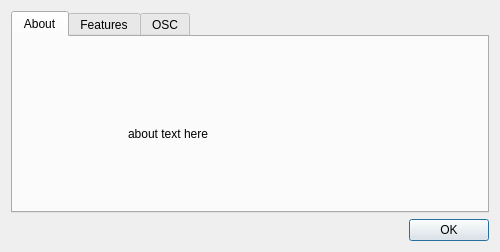
<?xml version="1.0" encoding="UTF-8"?>
<ui version="4.0">
 <class>CarlaAboutW</class>
 <widget class="QDialog" name="CarlaAboutW">
  <property name="geometry">
   <rect>
    <x>0</x>
    <y>0</y>
    <width>482</width>
    <height>252</height>
   </rect>
  </property>
  <property name="windowTitle">
   <string>About Carla</string>
  </property>
  <layout class="QVBoxLayout" name="verticalLayout">
   <item>
    <widget class="QTabWidget" name="tabWidget">
     <property name="currentIndex">
      <number>0</number>
     </property>
     <widget class="QWidget" name="about">
      <attribute name="title">
       <string>About</string>
      </attribute>
      <layout class="QGridLayout" name="gridLayout_3">
       <item row="2" column="0">
        <spacer name="horizontalSpacer">
         <property name="orientation">
          <enum>Qt::Horizontal</enum>
         </property>
         <property name="sizeType">
          <enum>QSizePolicy::Fixed</enum>
         </property>
         <property name="sizeHint" stdset="0">
          <size>
           <width>100</width>
           <height>20</height>
          </size>
         </property>
        </spacer>
       </item>
       <item row="2" column="1">
        <widget class="QLabel" name="l_about">
         <property name="text">
          <string>about text here</string>
         </property>
        </widget>
       </item>
       <item row="4" column="0" colspan="2">
        <spacer name="verticalSpacer">
         <property name="orientation">
          <enum>Qt::Vertical</enum>
         </property>
         <property name="sizeHint" stdset="0">
          <size>
           <width>20</width>
           <height>40</height>
          </size>
         </property>
        </spacer>
       </item>
       <item row="1" column="0" colspan="2">
        <widget class="QLabel" name="label_8">
         <property name="text">
          <string/>
         </property>
         <property name="pixmap">
          <pixmap resource="../icons/icons.qrc">:/bitmaps/carla_about.png</pixmap>
         </property>
         <property name="alignment">
          <set>Qt::AlignCenter</set>
         </property>
        </widget>
       </item>
       <item row="0" column="0" colspan="2">
        <spacer name="verticalSpacer_4">
         <property name="orientation">
          <enum>Qt::Vertical</enum>
         </property>
         <property name="sizeHint" stdset="0">
          <size>
           <width>20</width>
           <height>40</height>
          </size>
         </property>
        </spacer>
       </item>
      </layout>
     </widget>
     <widget class="QWidget" name="features">
      <attribute name="title">
       <string>Features</string>
      </attribute>
      <layout class="QGridLayout" name="gridLayout">
       <item row="0" column="0">
        <widget class="QLabel" name="label_3">
         <property name="text">
          <string>LADSPA:</string>
         </property>
         <property name="alignment">
          <set>Qt::AlignRight|Qt::AlignTop|Qt::AlignTrailing</set>
         </property>
        </widget>
       </item>
       <item row="0" column="1">
        <widget class="QLabel" name="l_ladspa">
         <property name="text">
          <string>TextLabel</string>
         </property>
         <property name="alignment">
          <set>Qt::AlignLeading|Qt::AlignLeft|Qt::AlignTop</set>
         </property>
        </widget>
       </item>
       <item row="2" column="0">
        <widget class="QLabel" name="label_4">
         <property name="text">
          <string>DSSI:</string>
         </property>
         <property name="alignment">
          <set>Qt::AlignRight|Qt::AlignTop|Qt::AlignTrailing</set>
         </property>
        </widget>
       </item>
       <item row="2" column="1">
        <widget class="QLabel" name="l_dssi">
         <property name="text">
          <string>TextLabel</string>
         </property>
         <property name="alignment">
          <set>Qt::AlignLeading|Qt::AlignLeft|Qt::AlignTop</set>
         </property>
        </widget>
       </item>
       <item row="4" column="0">
        <widget class="QLabel" name="label_5">
         <property name="text">
          <string>LV2:</string>
         </property>
         <property name="alignment">
          <set>Qt::AlignRight|Qt::AlignTop|Qt::AlignTrailing</set>
         </property>
        </widget>
       </item>
       <item row="4" column="1">
        <widget class="QLabel" name="l_lv2">
         <property name="text">
          <string>TextLabel</string>
         </property>
         <property name="alignment">
          <set>Qt::AlignLeading|Qt::AlignLeft|Qt::AlignTop</set>
         </property>
        </widget>
       </item>
       <item row="6" column="0">
        <widget class="QLabel" name="label_6">
         <property name="text">
          <string>VST:</string>
         </property>
         <property name="alignment">
          <set>Qt::AlignRight|Qt::AlignTop|Qt::AlignTrailing</set>
         </property>
        </widget>
       </item>
       <item row="6" column="1">
        <widget class="QLabel" name="l_vst">
         <property name="text">
          <string>TextLabel</string>
         </property>
         <property name="alignment">
          <set>Qt::AlignLeading|Qt::AlignLeft|Qt::AlignTop</set>
         </property>
        </widget>
       </item>
       <item row="1" column="0" colspan="2">
        <widget class="Line" name="line">
         <property name="orientation">
          <enum>Qt::Horizontal</enum>
         </property>
        </widget>
       </item>
       <item row="5" column="0" colspan="2">
        <widget class="Line" name="line_2">
         <property name="orientation">
          <enum>Qt::Horizontal</enum>
         </property>
        </widget>
       </item>
       <item row="3" column="0" colspan="2">
        <widget class="Line" name="line_3">
         <property name="orientation">
          <enum>Qt::Horizontal</enum>
         </property>
        </widget>
       </item>
       <item row="7" column="0" colspan="2">
        <spacer name="verticalSpacer_3">
         <property name="orientation">
          <enum>Qt::Vertical</enum>
         </property>
         <property name="sizeHint" stdset="0">
          <size>
           <width>20</width>
           <height>40</height>
          </size>
         </property>
        </spacer>
       </item>
      </layout>
     </widget>
     <widget class="QWidget" name="osc">
      <attribute name="title">
       <string>OSC</string>
      </attribute>
      <layout class="QGridLayout" name="gridLayout_2">
       <item row="0" column="0">
        <widget class="QLabel" name="label_2">
         <property name="text">
          <string>Host URL:</string>
         </property>
         <property name="alignment">
          <set>Qt::AlignRight|Qt::AlignTrailing|Qt::AlignVCenter</set>
         </property>
        </widget>
       </item>
       <item row="0" column="1">
        <widget class="QLineEdit" name="le_osc_url">
         <property name="readOnly">
          <bool>true</bool>
         </property>
        </widget>
       </item>
       <item row="1" column="0">
        <widget class="QLabel" name="label_7">
         <property name="text">
          <string>Valid commands:</string>
         </property>
         <property name="alignment">
          <set>Qt::AlignRight|Qt::AlignTop|Qt::AlignTrailing</set>
         </property>
        </widget>
       </item>
       <item row="1" column="1">
        <widget class="QLabel" name="l_osc_cmds">
         <property name="font">
          <font>
           <family>DejaVu Sans Mono</family>
          </font>
         </property>
         <property name="text">
          <string>valid osc commands here</string>
         </property>
         <property name="alignment">
          <set>Qt::AlignLeading|Qt::AlignLeft|Qt::AlignTop</set>
         </property>
        </widget>
       </item>
       <item row="2" column="0">
        <widget class="QLabel" name="label">
         <property name="text">
          <string>Example:</string>
         </property>
         <property name="alignment">
          <set>Qt::AlignRight|Qt::AlignTrailing|Qt::AlignVCenter</set>
         </property>
        </widget>
       </item>
       <item row="2" column="1">
        <widget class="QLabel" name="l_example">
         <property name="font">
          <font>
           <family>DejaVu Sans Mono</family>
          </font>
         </property>
         <property name="text">
          <string>TextLabel</string>
         </property>
        </widget>
       </item>
       <item row="3" column="1">
        <widget class="QLabel" name="l_example_help">
         <property name="text">
          <string>TextLabel</string>
         </property>
         <property name="alignment">
          <set>Qt::AlignLeading|Qt::AlignLeft|Qt::AlignVCenter</set>
         </property>
        </widget>
       </item>
       <item row="4" column="0" colspan="2">
        <spacer name="verticalSpacer_2">
         <property name="orientation">
          <enum>Qt::Vertical</enum>
         </property>
         <property name="sizeHint" stdset="0">
          <size>
           <width>456</width>
           <height>35</height>
          </size>
         </property>
        </spacer>
       </item>
      </layout>
     </widget>
    </widget>
   </item>
   <item>
    <widget class="QDialogButtonBox" name="buttonBox">
     <property name="orientation">
      <enum>Qt::Horizontal</enum>
     </property>
     <property name="standardButtons">
      <set>QDialogButtonBox::Ok</set>
     </property>
    </widget>
   </item>
  </layout>
 </widget>
 <resources>
  <include location="../icons/icons.qrc"/>
 </resources>
 <connections>
  <connection>
   <sender>buttonBox</sender>
   <signal>accepted()</signal>
   <receiver>CarlaAboutW</receiver>
   <slot>accept()</slot>
   <hints>
    <hint type="sourcelabel">
     <x>248</x>
     <y>254</y>
    </hint>
    <hint type="destinationlabel">
     <x>157</x>
     <y>274</y>
    </hint>
   </hints>
  </connection>
  <connection>
   <sender>buttonBox</sender>
   <signal>rejected()</signal>
   <receiver>CarlaAboutW</receiver>
   <slot>reject()</slot>
   <hints>
    <hint type="sourcelabel">
     <x>316</x>
     <y>260</y>
    </hint>
    <hint type="destinationlabel">
     <x>286</x>
     <y>274</y>
    </hint>
   </hints>
  </connection>
 </connections>
</ui>
